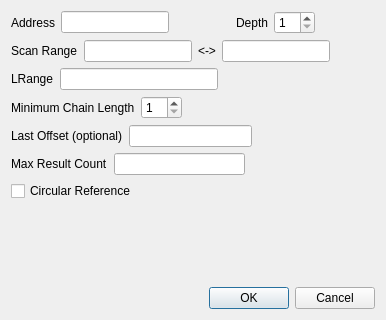
<?xml version="1.0" encoding="UTF-8"?>
<ui version="4.0">
 <class>Dialog</class>
 <widget class="QDialog" name="Dialog">
  <property name="geometry">
   <rect>
    <x>0</x>
    <y>0</y>
    <width>386</width>
    <height>320</height>
   </rect>
  </property>
  <property name="windowTitle">
   <string>Pointer Scan</string>
  </property>
  <layout class="QGridLayout" name="gridLayout">
   <item row="0" column="0">
    <layout class="QVBoxLayout" name="verticalLayout">
     <item>
      <layout class="QHBoxLayout" name="horizontalLayout">
       <item>
        <widget class="QLabel" name="label">
         <property name="text">
          <string>Address</string>
         </property>
        </widget>
       </item>
       <item>
        <widget class="QLineEdit" name="lineEdit_Address"/>
       </item>
       <item>
        <spacer name="horizontalSpacer">
         <property name="orientation">
          <enum>Qt::Horizontal</enum>
         </property>
         <property name="sizeHint" stdset="0">
          <size>
           <width>40</width>
           <height>20</height>
          </size>
         </property>
        </spacer>
       </item>
       <item>
        <widget class="QLabel" name="label_2">
         <property name="text">
          <string>Depth</string>
         </property>
        </widget>
       </item>
       <item>
        <widget class="QSpinBox" name="spinBox_Depth">
         <property name="minimum">
          <number>1</number>
         </property>
        </widget>
       </item>
       <item>
        <spacer name="horizontalSpacer_7">
         <property name="orientation">
          <enum>Qt::Horizontal</enum>
         </property>
         <property name="sizeHint" stdset="0">
          <size>
           <width>40</width>
           <height>20</height>
          </size>
         </property>
        </spacer>
       </item>
      </layout>
     </item>
     <item>
      <layout class="QHBoxLayout" name="horizontalLayout_2">
       <item>
        <widget class="QLabel" name="label_3">
         <property name="text">
          <string>Scan Range</string>
         </property>
        </widget>
       </item>
       <item>
        <widget class="QLineEdit" name="lineEdit_ScanRangeStart"/>
       </item>
       <item>
        <widget class="QLabel" name="label_4">
         <property name="text">
          <string>&lt;-&gt;</string>
         </property>
        </widget>
       </item>
       <item>
        <widget class="QLineEdit" name="lineEdit_ScanRangeEnd"/>
       </item>
       <item>
        <spacer name="horizontalSpacer_6">
         <property name="orientation">
          <enum>Qt::Horizontal</enum>
         </property>
         <property name="sizeHint" stdset="0">
          <size>
           <width>40</width>
           <height>20</height>
          </size>
         </property>
        </spacer>
       </item>
      </layout>
     </item>
     <item>
      <layout class="QHBoxLayout" name="horizontalLayout_3">
       <item>
        <widget class="QLabel" name="label_5">
         <property name="text">
          <string>LRange</string>
         </property>
        </widget>
       </item>
       <item>
        <widget class="QLineEdit" name="lineEdit_LRange"/>
       </item>
       <item>
        <spacer name="horizontalSpacer_5">
         <property name="orientation">
          <enum>Qt::Horizontal</enum>
         </property>
         <property name="sizeHint" stdset="0">
          <size>
           <width>40</width>
           <height>20</height>
          </size>
         </property>
        </spacer>
       </item>
      </layout>
     </item>
     <item>
      <layout class="QHBoxLayout" name="horizontalLayout_4">
       <item>
        <widget class="QLabel" name="label_6">
         <property name="text">
          <string>Minimum Chain Length</string>
         </property>
        </widget>
       </item>
       <item>
        <widget class="QSpinBox" name="spinBox_Node">
         <property name="minimum">
          <number>1</number>
         </property>
        </widget>
       </item>
       <item>
        <spacer name="horizontalSpacer_4">
         <property name="orientation">
          <enum>Qt::Horizontal</enum>
         </property>
         <property name="sizeHint" stdset="0">
          <size>
           <width>40</width>
           <height>20</height>
          </size>
         </property>
        </spacer>
       </item>
      </layout>
     </item>
     <item>
      <layout class="QHBoxLayout" name="horizontalLayout_5">
       <item>
        <widget class="QLabel" name="label_7">
         <property name="text">
          <string>Last Offset (optional)</string>
         </property>
        </widget>
       </item>
       <item>
        <widget class="QLineEdit" name="lineEdit_Last"/>
       </item>
       <item>
        <spacer name="horizontalSpacer_2">
         <property name="orientation">
          <enum>Qt::Horizontal</enum>
         </property>
         <property name="sizeHint" stdset="0">
          <size>
           <width>40</width>
           <height>20</height>
          </size>
         </property>
        </spacer>
       </item>
      </layout>
     </item>
     <item>
      <layout class="QHBoxLayout" name="horizontalLayout_6">
       <item>
        <widget class="QLabel" name="label_8">
         <property name="text">
          <string>Max Result Count</string>
         </property>
        </widget>
       </item>
       <item>
        <widget class="QLineEdit" name="lineEdit_Max"/>
       </item>
       <item>
        <spacer name="horizontalSpacer_3">
         <property name="orientation">
          <enum>Qt::Horizontal</enum>
         </property>
         <property name="sizeHint" stdset="0">
          <size>
           <width>40</width>
           <height>20</height>
          </size>
         </property>
        </spacer>
       </item>
      </layout>
     </item>
     <item>
      <widget class="QCheckBox" name="checkBox_Cycle">
       <property name="text">
        <string>Circular Reference</string>
       </property>
      </widget>
     </item>
     <item>
      <spacer name="verticalSpacer">
       <property name="orientation">
        <enum>Qt::Vertical</enum>
       </property>
       <property name="sizeHint" stdset="0">
        <size>
         <width>20</width>
         <height>40</height>
        </size>
       </property>
      </spacer>
     </item>
     <item>
      <widget class="QDialogButtonBox" name="buttonBox">
       <property name="orientation">
        <enum>Qt::Horizontal</enum>
       </property>
       <property name="standardButtons">
        <set>QDialogButtonBox::Cancel|QDialogButtonBox::Ok</set>
       </property>
      </widget>
     </item>
    </layout>
   </item>
  </layout>
 </widget>
 <resources/>
 <connections>
  <connection>
   <sender>buttonBox</sender>
   <signal>accepted()</signal>
   <receiver>Dialog</receiver>
   <slot>accept()</slot>
   <hints>
    <hint type="sourcelabel">
     <x>248</x>
     <y>254</y>
    </hint>
    <hint type="destinationlabel">
     <x>157</x>
     <y>274</y>
    </hint>
   </hints>
  </connection>
  <connection>
   <sender>buttonBox</sender>
   <signal>rejected()</signal>
   <receiver>Dialog</receiver>
   <slot>reject()</slot>
   <hints>
    <hint type="sourcelabel">
     <x>316</x>
     <y>260</y>
    </hint>
    <hint type="destinationlabel">
     <x>286</x>
     <y>274</y>
    </hint>
   </hints>
  </connection>
 </connections>
</ui>
